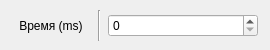
            <widget class="QWidget" name="tab_pause">
             <attribute name="title">
              <string>Замедление</string>
             </attribute>
             <widget class="QWidget" name="horizontalLayoutWidget_7">
              <property name="geometry">
               <rect>
                <x>10</x>
                <y>10</y>
                <width>251</width>
                <height>31</height>
               </rect>
              </property>
              <layout class="QHBoxLayout" name="horizontalLayout_6">
               <item>
                <widget class="QLabel" name="label_time_1">
                 <property name="minimumSize">
                  <size>
                   <width>80</width>
                   <height>0</height>
                  </size>
                 </property>
                 <property name="maximumSize">
                  <size>
                   <width>60</width>
                   <height>16777215</height>
                  </size>
                 </property>
                 <property name="text">
                  <string>Время (ms)</string>
                 </property>
                 <property name="alignment">
                  <set>Qt::AlignCenter</set>
                 </property>
                </widget>
               </item>
               <item>
                <widget class="Line" name="line_9">
                 <property name="orientation">
                  <enum>Qt::Vertical</enum>
                 </property>
                </widget>
               </item>
               <item>
                <widget class="QSpinBox" name="spinBox_pause_time">
                 <property name="minimumSize">
                  <size>
                   <width>150</width>
                   <height>0</height>
                  </size>
                 </property>
                 <property name="maximumSize">
                  <size>
                   <width>150</width>
                   <height>16777215</height>
                  </size>
                 </property>
                 <property name="statusTip">
                  <string/>
                 </property>
                 <property name="maximum">
                  <number>100000000</number>
                 </property>
                </widget>
               </item>
              </layout>
             </widget>
            </widget>
